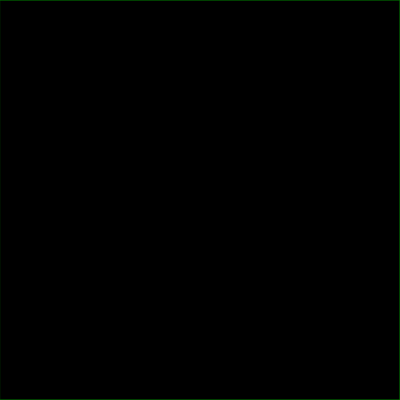
Frame 1 (no input)
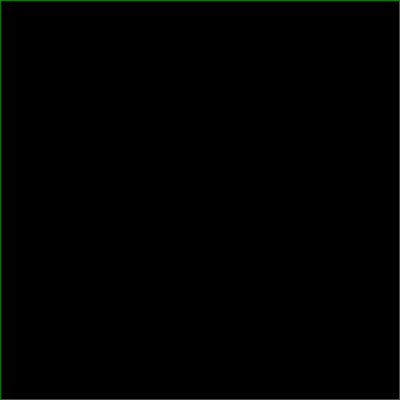
Frame 60 (no input)
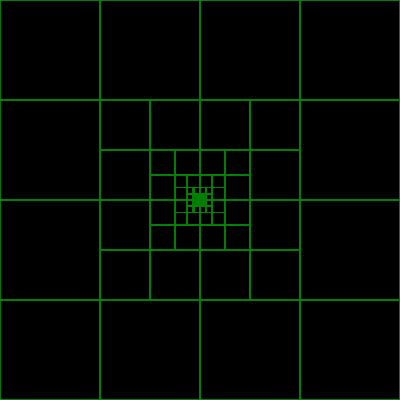
Frame 120 (the mouse pressed at the canvas centre since frame 60)

The p5.js sketch that drew these frames (run headless with seeded random() and noise() and a simulated clock; from frame 60 on, the mouse is pressed at the canvas centre):

// p5.js sketch
// ── sketch.js
let qt;

function setup() {
  createCanvas(400, 400);
  const x = 200;
  const y = 200;
  const width = 200;
  const height = 200;
  let boundary = new Rectangle(200, 200, 200, 200);
  qt = new QuadTree(boundary, 4);

  // for (let i = 0; i < 500; i++) {
  //   let p = new Point(random(width * 2), random(height * 2));
  //   print(p);
  //   qt.insert(p);
  // }

  background(0);
  // print(qt);
}

function draw() {
  if (mouseIsPressed) {
    for (let i = 0; i < 3; ++i) {
      let m = new Point(mouseX + random(-5, 5), mouseY + random(-5, 5));
      qt.insert(m);
    }
    print(qt);
  }
  qt.show();
}

// ── quadtree.js
class Point {
  constructor(x, y) {
    this.x = x;
    this.y = y;
  }
}

class Rectangle {
  constructor(x, y, w, h) {
    this.x = x;
    this.y = y;
    this.w = w;
    this.h = h;
  }

  contains(point) {
    return (point.x >= this.x - this.w &&
      point.x <= this.x + this.w &&
      point.y >= this.y - this.h &&
      point.y <= this.y + this.h
    );
  }
}

class QuadTree {
  constructor(boundary, capacity) {
    this.boundary = boundary;
    this.capacity = capacity;
    this.points = [];
    this.divided = false;
  }

  subdivide() {
    let x = this.boundary.x;
    let y = this.boundary.y;
    let w = this.boundary.w;
    let h = this.boundary.h;
    let ne = new Rectangle(x + w / 2, y - h / 2, w / 2, h / 2);
    this.northeast = new QuadTree(ne, this.capacity);
    let nw = new Rectangle(x - w / 2, y - h / 2, w / 2, h / 2);
    this.northwest = new QuadTree(nw, this.capacity);
    let se = new Rectangle(x + w / 2, y + h / 2, w / 2, h / 2);
    this.southeast = new QuadTree(se, this.capacity);
    let sw = new Rectangle(x - w / 2, y + h / 2, w / 2, h / 2);
    this.southwest = new QuadTree(sw, this.capacity);
    this.divided = true;
  }

  insert(point) {
    if (!this.boundary.contains(point)) {
      return false;
    }
    if (this.points.length < this.capacity) {
      this.points.push(point)
      return true;
    } else {
      if (!this.divided) {
        this.subdivide()
      }
      if (this.northeast.insert(point)) {
        return true;
      } else if (this.northwest.insert(point)) {
        return true;
      } else if (this.southeast.insert(point)) {
        return true;
      } else if (this.southwest.insert(point)) {
        return true;
      }

    }
  }

  show() {
    stroke('green');
    strokeWeight(1);
    noFill();
    rectMode(CENTER);
    rect(this.boundary.x, this.boundary.y, this.boundary.w * 2, this.boundary.h * 2);
    if (this.divided) {
      this.northwest.show();
      this.northeast.show();
      this.southwest.show();
      this.southeast.show();
    }
    for (let p of this.points) {
      strokeWeight(2);
      point(p.x, p.y);
    }
  }
}
